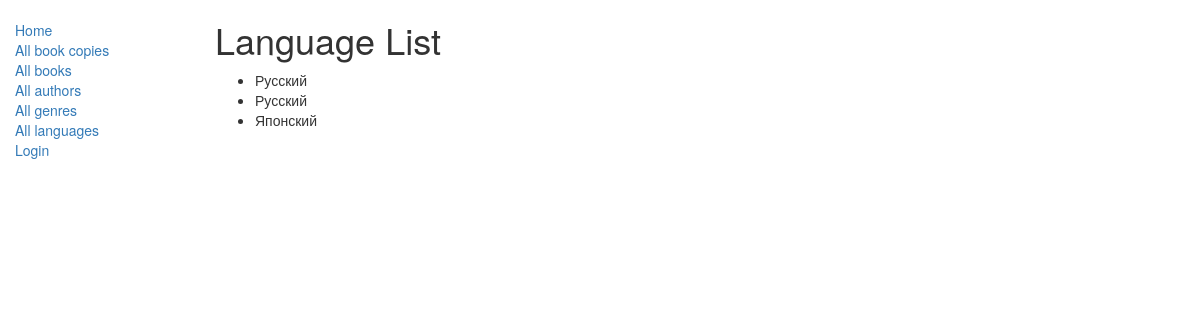
The app's page /catalog/languages/ with its own data.
### catalog/models.py (models this page shows, shortened)
class Language(models.Model):
    name = models.CharField(max_length=200, help_text="Enter the book's natural language")

### catalog/views.py (the view)
# urls.py: path('languages/', views.LanguageListView.as_view(), name='languages'),
class LanguageListView(generic.ListView):
    model = Language
    paginate_by = 10

### catalog/templates/catalog/language_list.html
{% extends "base_generic.html" %}
{% block content %}
  <h1>Language List</h1>
  {% if language_list %}
    <ul>
      {% for lang in language_list %}
        <li>{{ lang.name }}</li>
      {% endfor %}
    </ul>
  {% else %}
    <p>There are no languages.</p>
  {% endif %}
{% endblock %}

### records on screen
Language: name "Русский"
Language: name "Русский"
Language: name "Японский"
